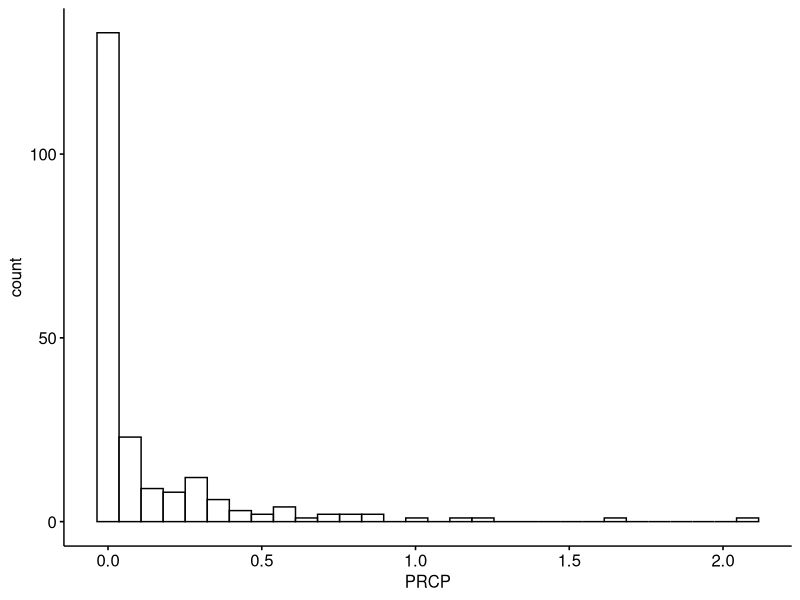
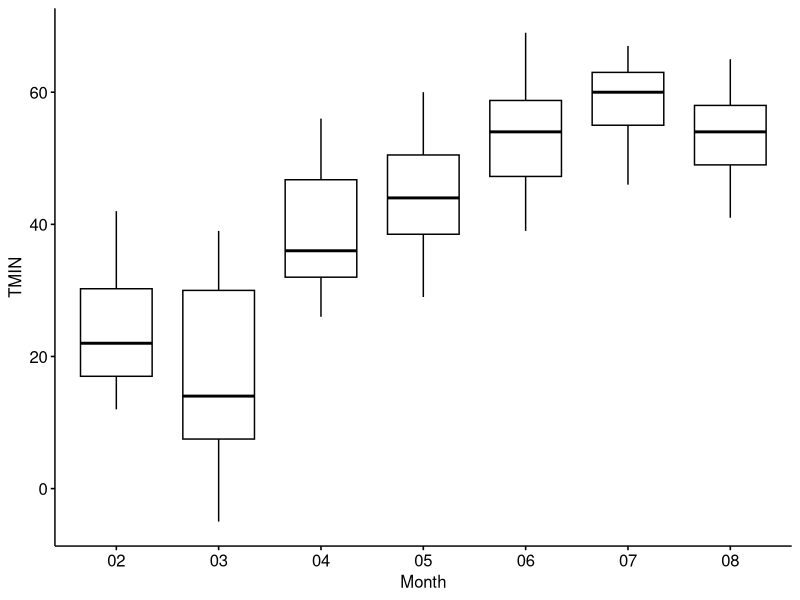
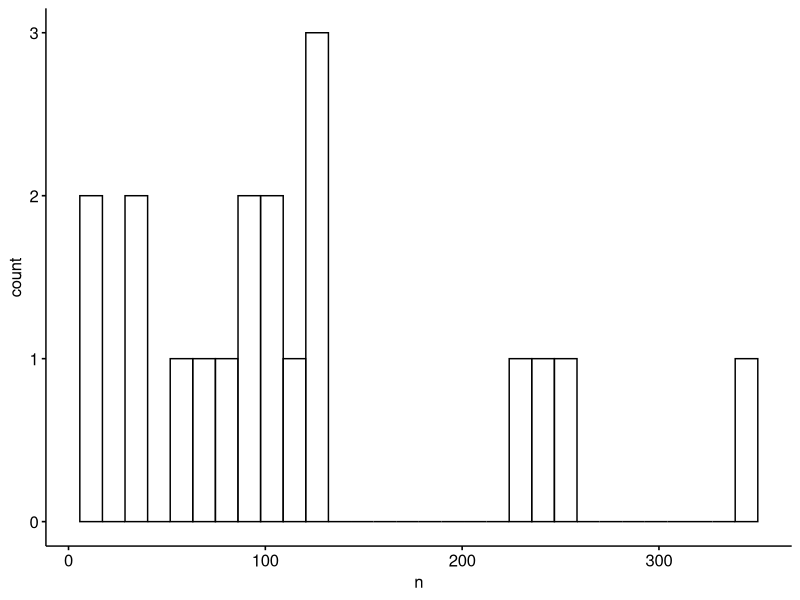
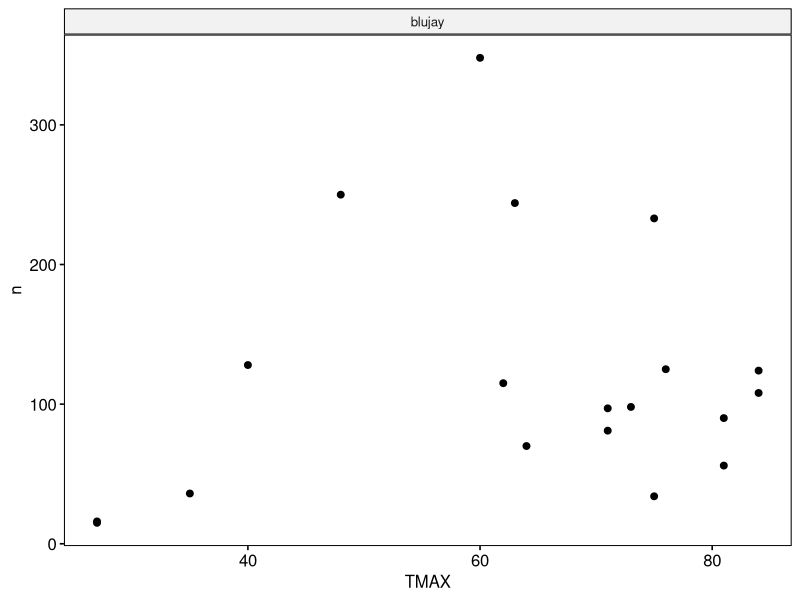
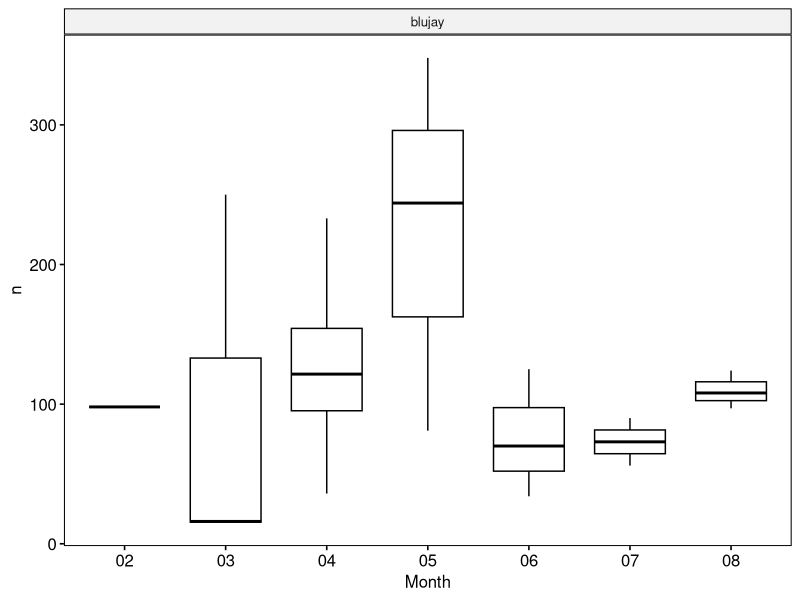

Write the R code that produced these figures, in order.
# First load the required libraries -------------------------------------------------------------------------
library(stringr)
library(ggpubr)
library(dplyr)

# Load the Ithaca weather data -------------------------------------------------------------------------
# The weather data comes from the Global Historical Climatology Network (NOAA National Climatic Data Center. http://doi.org/10.7289/V5D21VHZ )
IthacaWeatherData <- read.csv("data/BiodiversityAnalysis/Ithaca_weather_data.csv")

# Get unique values in the 'NAME' column
unique(IthacaWeatherData$NAME)

# Subset the data for Ithaca Cornell University
IthacaSubset <- subset(IthacaWeatherData, NAME == "ITHACA CORNELL UNIVERSITY, NY US")

# Display the first few rows of the subset
head(IthacaSubset)

# Split the 'DATE' column into Year, Month, Day, and Month_Day
# This line uses the 'str_split_fixed' function to split the 'DATE' column of the 'IthacaSubset' data frame into Year, Month, and Day components, using '-' as the delimiter. The result is stored in the 'DateSplit' variable as a matrix.
DateSplit <- str_split_fixed(IthacaSubset$DATE, pattern = '-', n = 3) 

# Assign the first column of the 'DateSplit' matrix (which contains the year) to a new column 'Year' in the 'IthacaSubset' data frame.
IthacaSubset$Year <- DateSplit[, 1] 

# Assign the third column of the 'DateSplit' matrix (which contains the day) to a new column 'Day' in the 'IthacaSubset' data frame.
IthacaSubset$Day <- DateSplit[, 3] 

# Assign the second column of the 'DateSplit' matrix (which contains the month) to a new column 'Month' in the 'IthacaSubset' data frame.
IthacaSubset$Month <- DateSplit[, 2] 

# Create a new column 'Month_Day' in the 'IthacaSubset' data frame by pasting together the 'Month' and 'Day' columns with an underscore '_' separator.
IthacaSubset$Month_Day <- paste(IthacaSubset$Month, IthacaSubset$Day, sep = '_') 

# Create a histogram of the weather variables
gghistogram(data = IthacaSubset, x = 'PRCP') 

# Create boxplots for TMIN and PRCP by Month
ggboxplot(data = IthacaSubset, x = 'Month', y = 'TMIN') 

# Read in the Sapsucker Woods annotation data -----------------------------
# Read the SSW annotations from a CSV file
SSWAnnotations <- read.csv("data/BiodiversityAnalysis/SSWannotations.csv")

# Extract the Month, Day, and Month_Day from the 'DATE' column and create new column
SSWAnnotations$DATE <- str_split_fixed(SSWAnnotations$Filename, pattern = '_', n = 4)[, 3]
SSWAnnotations$Month <- substr(SSWAnnotations$DATE, start = 5, stop = 6)
SSWAnnotations$Day <- substr(SSWAnnotations$DATE, start = 7, stop = 8)
SSWAnnotations$Month_Day <- paste(SSWAnnotations$Month, SSWAnnotations$Day, sep = '_')
SSWAnnotations$Hour <- substr(str_split_fixed(SSWAnnotations$Filename, pattern = '_', n = 4)[, 4],1,2)

# Display the first few rows and the number of rows in SSWAnnotations
head(SSWAnnotations)
nrow(SSWAnnotations)

# Get unique values in the 'Species.eBird.Code' column
unique(SSWAnnotations$Species.eBird.Code)

# Create a table to look at the number of observations by species
table(SSWAnnotations$Species.eBird.Code)

# Subset based on your species of interest --------------------------------

# Subset SSWAnnotations for a specific species (e.g., "blujay")
SSWAnnotationsSingleSpecies <- 
  subset(SSWAnnotations, Species.eBird.Code == "blujay")

# NOTE: the code below shows how you can subset for two species of interest
# SSWAnnotationsSingleSpecies <- subset(SSWAnnotations, Species.eBird.Code == "blujay"|Species.eBird.Code == "norcar")

# Display the first few rows of the subset
head(SSWAnnotationsSingleSpecies)

# Count the occurrences of the species by Month_Day
SSWAnnotationsSingleSpeciesTally <-  
  SSWAnnotationsSingleSpecies %>% count(Month_Day, Species.eBird.Code, .drop = FALSE)

# Merge the species tally data with IthacaSubset based on Month_Day
SSWAnnotationsSingleSpeciesTallyMergedDF <- merge(SSWAnnotationsSingleSpeciesTally, IthacaSubset, by = 'Month_Day')

# Univariate plot
gghistogram(data=SSWAnnotationsSingleSpeciesTallyMergedDF,x='n')

# Bivariate plots
# Create scatter and boxplots for 'TMAX' and 'n' (count) by Month
ggscatter(data = SSWAnnotationsSingleSpeciesTallyMergedDF, x = 'TMAX', y = 'n', facet.by ='Species.eBird.Code' )
ggboxplot(data = SSWAnnotationsSingleSpeciesTallyMergedDF, x = 'Month', y = 'n', facet.by ='Species.eBird.Code')



